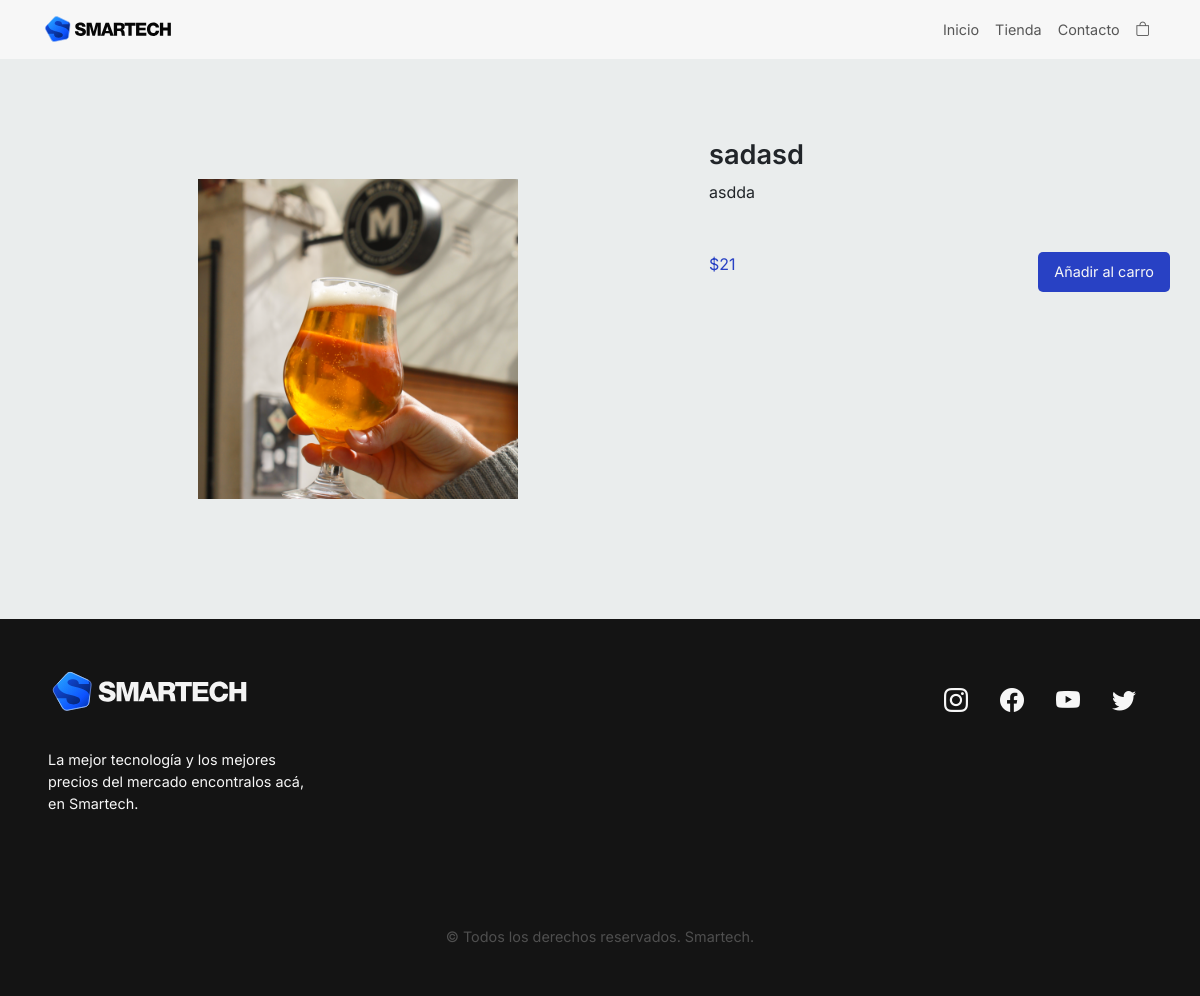
The app's page /index.php?s=product-detail&id=62 with its own data.
### tables this page shows
CREATE TABLE `productos` (
  `producto_id` int(10) UNSIGNED NOT NULL,
  `vendedor_fk` int(10) UNSIGNED NOT NULL,
  `nombre` varchar(45) NOT NULL,
  `descripcion` text NOT NULL,
  `precio` float NOT NULL,
  `stock` int(11) NOT NULL,
  `imagen` varchar(255) DEFAULT NULL,
  `imagen_desc` varchar(150) DEFAULT NULL
);

### classes/Models/Shop.php (called while the page is built, shortened)
<?php
class Shop
{
    private string $nombre;
    private string $descripcion;
    private string $precio;
    private ?string $imagen;
    public function byId(int $id): ?Shop
    {
        $db = (new DB)->getConexion();
        $query = "SELECT * FROM productos
                WHERE producto_id = ?";
        $stmt = $db->prepare($query);
        $stmt->execute([$id]);
        $stmt->setFetchMode(PDO::FETCH_CLASS, Shop::class);
        $producto = $stmt->fetch();
        return $producto;
    }
    public function getName(): string
    {
        return $this->nombre;
    }
    public function getDescription(): string
    {
        return $this->descripcion;
    }
    public function getPrice(): int
    {
        return $this->precio;
    }
    public function getImage(): ?string
    {
        return $this->imagen;
    }
}

### views/product-detail.php (the view, shortened to what this page needs)
<?php
require_once __DIR__ . "/../classes/Models/Shop.php";
$id = $_GET['id'];
$product = (new Shop)->byId($id);
?>
<div class="container product-detail-section">
    <div class="row">
        <div class="col-12 col-md-7">
            <div class="view-img-container">
                <img class="img-fluid" src="<?= $product->getImage() ?>" alt="Esta es una imagen descriptiva del producto">
            </div>
        </div>
        <div class="col-12 col-md-5">
            <div class="product-details-view">
                <h1 class="title-detail"><?= $product->getName() ?></h1>
                <p><?= $product->getDescription() ?></p>
                <div class="d-flex justify-content-between mt-5">
                    <p class="price-detail">$<?= $product->getPrice() ?></p>
                    <button>Añadir al carro</button>
                </div>
            </div>
        </div>
    </div>
</div>

### css/style.css (style rules this page uses)
* { padding: 0; margin: 0; box-sizing: border-box; font-family: "Inter", sans-serif; }
body { background-color: #eaeded; }
.title-detail { font-weight: 600; font-size: 1.7rem; }
.product-detail-section { padding: 5rem 0; }
.view-img-container { height: 100%; display: flex; justify-content: center; align-items: center; }
.view-img-container img { height: 80%; }
.product-details-view button { border: none; color: #f7f7f7; background-color: #2841c4; padding: 0.5rem 1rem; border-radius: 5px; font-size: 0.9rem; }
.price-detail { color: #2841c4; }

### records on screen
productos: imagen (picture), nombre "sadasd", descripcion "asdda", precio "21"
